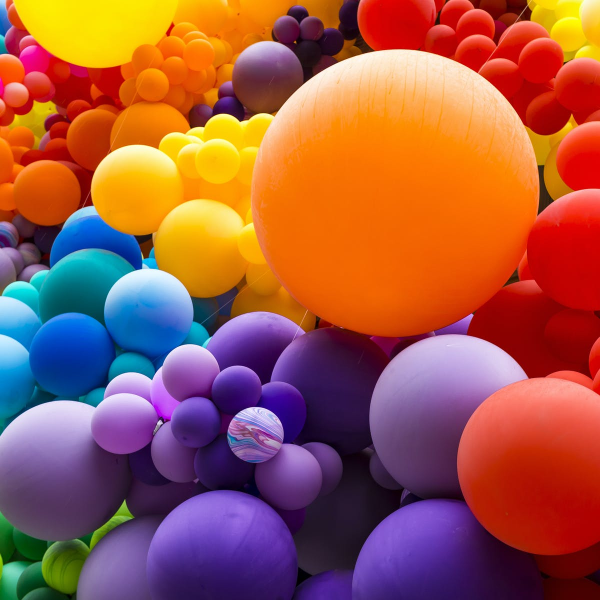
#> input picture colorpic.jpg, 1200 x 1200 px (shown at 1/2 size)
$ jupyter execute 'COLOR_DETECTION (ioT) PROJECT.ipynb'
#> lines starting #> are read from the running program, lines starting #| are printed output that depends on the picture
[cell 1]
import cv2
import pandas as pd

[cell 2]
img_path='colorpic.jpg'
csv_path='colors.csv'

[cell 3]
index=['color', 'color_name', 'Hex','R','G','B']
df = pd.read_csv(csv_path, names=index, header=None)
#> (reads colors.csv from the repository)

[cell 4]
img = cv2.imread(img_path)
#> img is the input picture: shape (1200, 1200, 3); mean B, G, R 71.4, 88.3, 158.6
img = cv2.resize(img,(800,600))
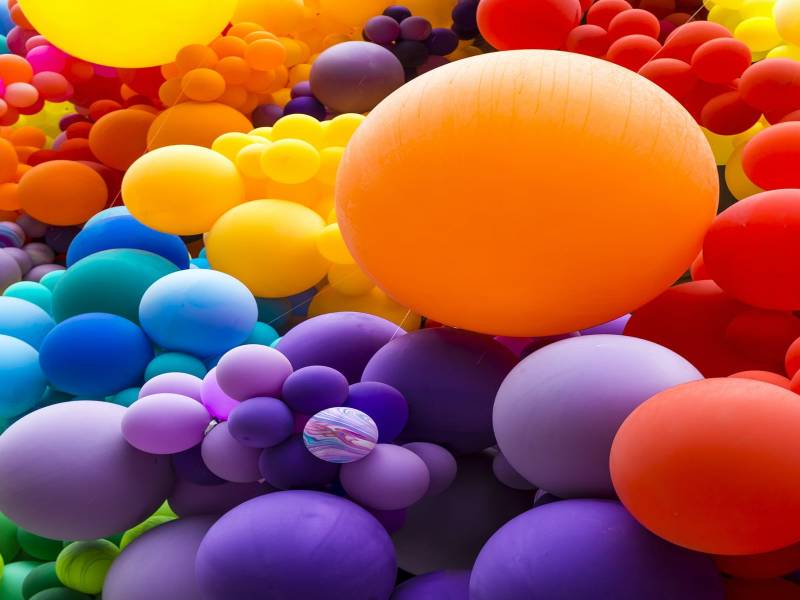
#> img: shape (600, 800, 3); mean B, G, R 71.5, 88.3, 158.7

[cell 5]
clicked = False
r = g = b = xpos = ypos = 0

[cell 6]
def get_color_name(R,G,B):
    minimum = 1000
    for i in range(len(df)):
        d = abs(R - int(df.loc[i,'R'])) + abs(G - int(df.loc[i,'G'])) + abs(B - int(df.loc[i,'B']))
        if d <= minimum:
            minimum = d
            cname = df.loc[i, 'color_name']

    return cname

[cell 7]
def draw_function(event, x, y, flags, params):
    if event == cv2.EVENT_LBUTTONDBLCLK:
        global b, g, r, xpos, ypos, clicked
        clicked = True
        xpos = x
        ypos = y
        b,g,r = img[y,x]
        b = int(b)
        g = int(g)
        r = int(r)

[cell 8]
cv2.namedWindow('image')
cv2.setMouseCallback('image',draw_function)

[cell 9]
while True:
    cv2.imshow('image',img)
    if clicked:
        cv2.rectangle(img, (20,20), (600,60), (b,g,r), -1)
        text = get_color_name(r,b,g) + 'R=' + str(r) + ' G=' + str(g) + 'B=' + str(b)
        cv2.putText(img, text,(50,50), 2,0.8,(255,255,255),2,cv2.LINE_AA)

        if r+g+b >=600:
            cv2.putText(img, text, (50,50), 2,0.8, (0,0,0),2,cv2.LINE_AA)

    if cv2.waitKey(20) & 0xFF == 27:
#> (key Esc is pressed here)
